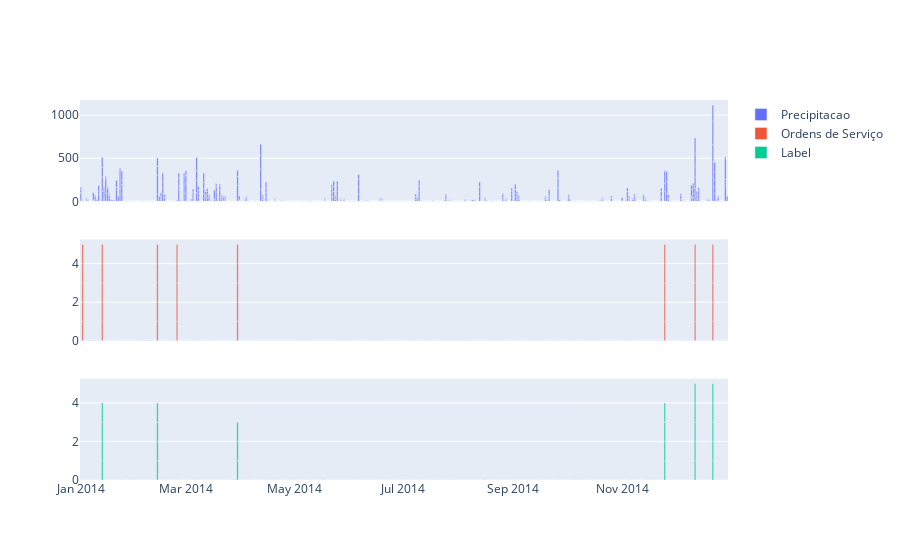

The code cell stored with this chart in its notebook:
### Code cell
from plotly.subplots import make_subplots
fig = make_subplots(3,1, shared_xaxes=True )

precipitacao_cols = [c for c in df_clustered_total_a.columns if 'Precipitacao' in c]

ano = 2014
df_ano = df_clustered_total_a[df_clustered_total_a['Data_Hora'].dt.year == ano].groupby(['Data', 'Local']).sum().reset_index()
df_ano.loc[df_ano['Ordens'] >= 1, 'Ordens'] = 1
df_ano.loc[df_ano['Ordens_New'] >= 1, 'Ordens_New'] = 1

display(df_ano['Ordens'].value_counts())
display(df_ano['Ordens_New'].value_counts())

for col in precipitacao_cols:
    fig.add_trace(go.Bar(
        x = df_ano['Data'],
        y = df_ano[col],
        name = col,
                            ),
                  row = 1, col = 1
                 )
fig.add_trace(go.Bar(
    x = df_ano['Data'],
    y = df_ano['Ordens'],
    name = 'Ordens de Serviço',
                        ),
                  row = 2, col = 1
             )

fig.add_trace(go.Bar(
    x = df_ano['Data'],
    y = df_ano['Ordens_New'],
    name = 'Label',
                        ),
                  row = 3, col = 1
             )
fig.show()

### Figure 1 — Plotly figure (JSON) as saved in the notebook; plotly's stock layout.template omitted (floating-point values rounded to 4 significant figures; data arrays with more than 128 entries replaced by an {"elided": "..."} marker saying what was removed)
{"data": [{"name": "Precipitacao", "type": "bar", "x": {"elided": "1820 str values"}, "xaxis": "x", "y": {"elided": "1820 float values"}, "yaxis": "y"}, {"name": "Ordens de Serviço", "type": "bar", "x": {"elided": "1820 str values"}, "xaxis": "x2", "y": {"elided": "1820 int values"}, "yaxis": "y2"}, {"name": "Label", "type": "bar", "x": {"elided": "1820 str values"}, "xaxis": "x3", "y": {"elided": "1820 int values"}, "yaxis": "y3"}], "layout": {"xaxis": {"anchor": "y", "domain": [0, 1], "matches": "x3", "showticklabels": false}, "xaxis2": {"anchor": "y2", "domain": [0, 1], "matches": "x3", "showticklabels": false}, "xaxis3": {"anchor": "y3", "domain": [0, 1]}, "yaxis": {"anchor": "x", "domain": [0.7333, 1]}, "yaxis2": {"anchor": "x2", "domain": [0.3667, 0.6333]}, "yaxis3": {"anchor": "x3", "domain": [0, 0.2667]}}}
